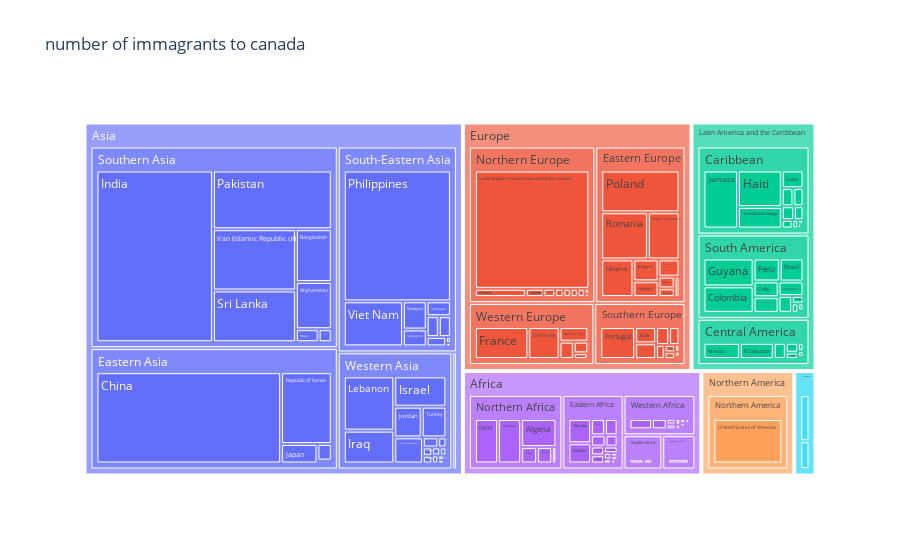

The notebook cell saved with this chart:
### Code cell
viz = px.treemap(df_subset, path= ['continent', 'region', 'country'], values = 'number_of_immigrants', title = 'number of immagrants to canada')
viz.show()

### Figure 1 — Plotly figure (JSON) as saved in the notebook; plotly's stock layout.template omitted (floating-point values rounded to 4 significant figures; data arrays with more than 128 entries replaced by an {"elided": "..."} marker saying what was removed)
{"data": [{"branchvalues": "total", "domain": {"x": [0, 1], "y": [0, 1]}, "hovertemplate": "labels=%{label}<br>number_of_immigrants=%{value}<br>parent=%{parent}<br>id=%{id}<extra></extra>", "ids": {"elided": "223 str values"}, "labels": {"elided": "223 str values"}, "name": "", "parents": {"elided": "223 str values"}, "type": "treemap", "values": {"elided": "223 float values"}}], "layout": {"legend": {"tracegroupgap": 0}, "title": {"text": "number of immagrants to canada"}}}
